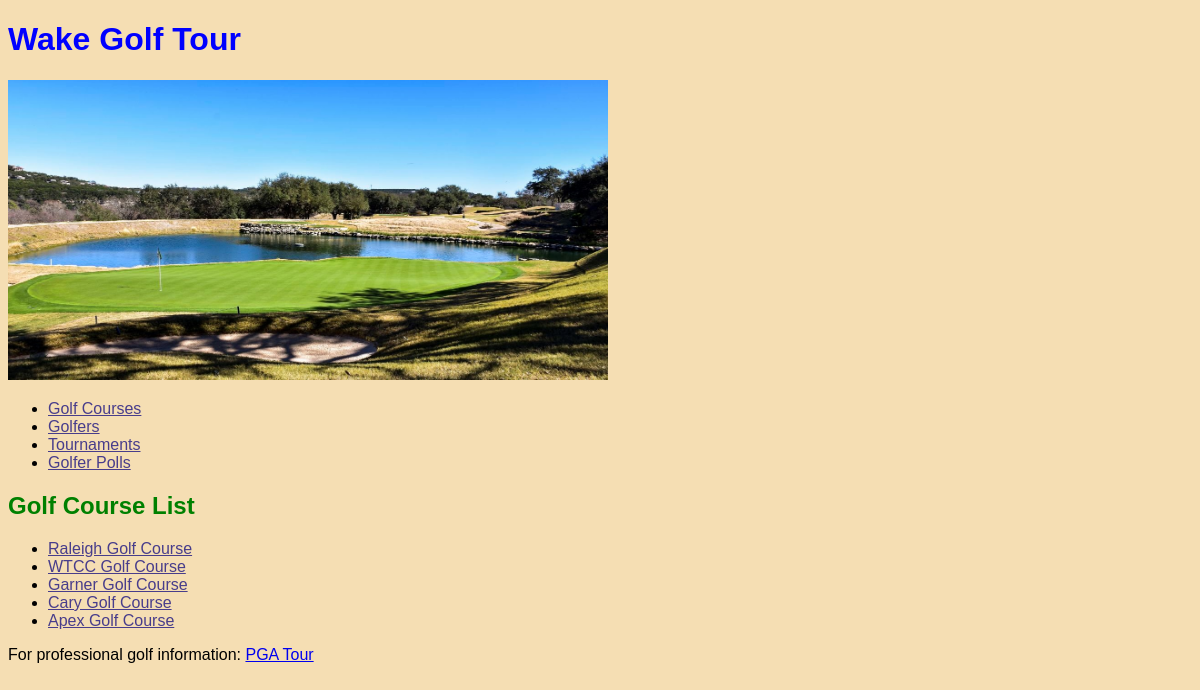
Page /golf_course/ on the earlier database version.
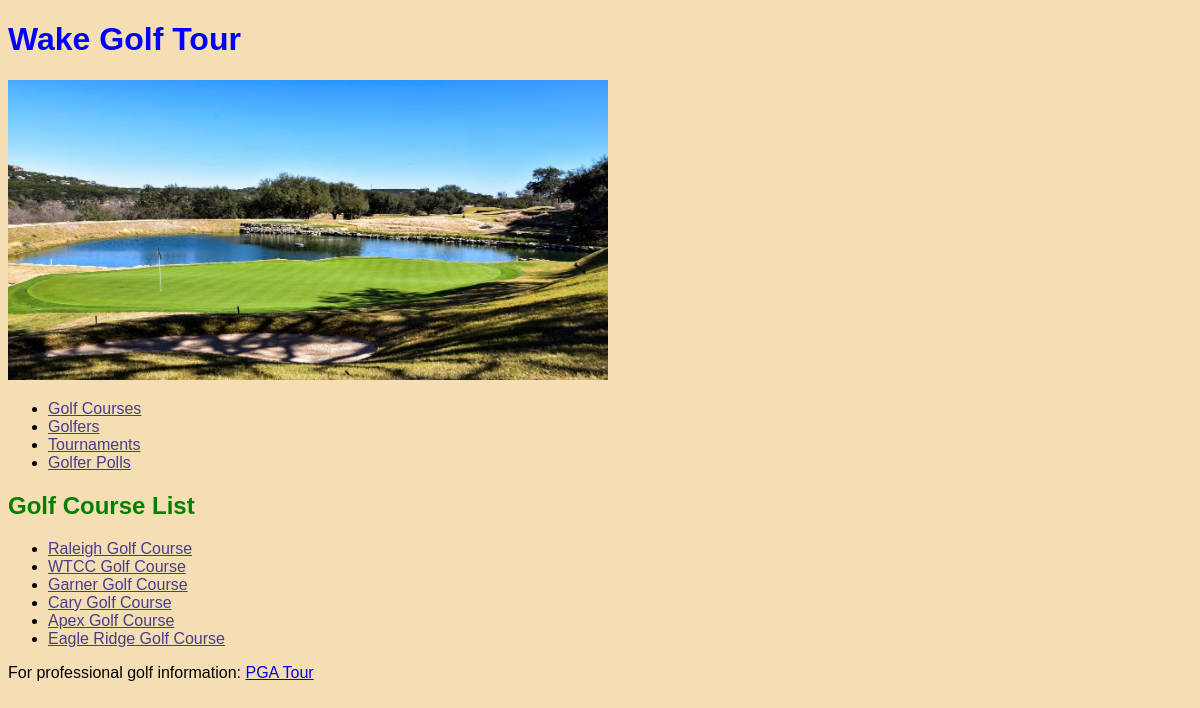
Same page on the later database version.
### golf_course/models.py (models this page shows, shortened)
class GolfCourse(models.Model):
    course_id = models.IntegerField(primary_key=True)
    course_name = models.TextField()
    course_total_par = models.IntegerField()
    class Meta:
        managed = False
        db_table = 'GolfCourse'
        verbose_name = 'Golf Course'
        verbose_name_plural = 'Golf Courses'

### golf_course/views.py (the view)
# urls.py: path('', views.GolfCourseListView.as_view(),
class GolfCourseListView(generic.ListView):
    model = GolfCourse
    template_name = 'golf_course/golf_course_list.html'
    context_object_name = 'golf_courses'

### golf_course/templates/golf_course/golf_course_list.html (shortened to what this page needs)
{% extends parent_template|default:"golf_course/base_golf_course.html" %}
{% block content %}
  <h2>Golf Course List</h2>
    {% if golf_courses %}
      <ul>
          {% for course in golf_courses %}
            <li><a href="/golf_course/{{ course.course_id }}/">
                   {{ course.course_name }}</a></li>
          {% endfor %}
      </ul>
    {% else %}
      <p>No Golf Courses are available.</p>
    {% endif %}
{% endblock %}

Differences in the rows shown:
added GolfCourse: course_name "Eagle Ridge Golf Course"
